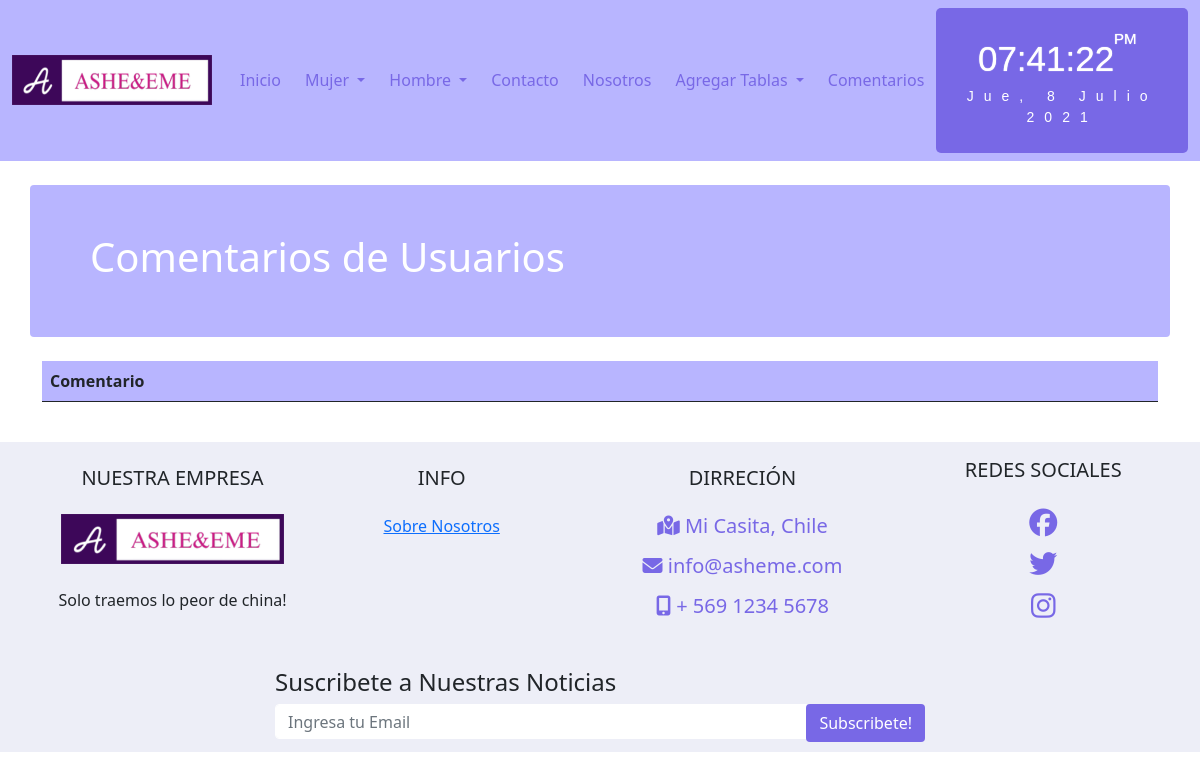
/comentarios/, run on an earlier commit of the app's database.
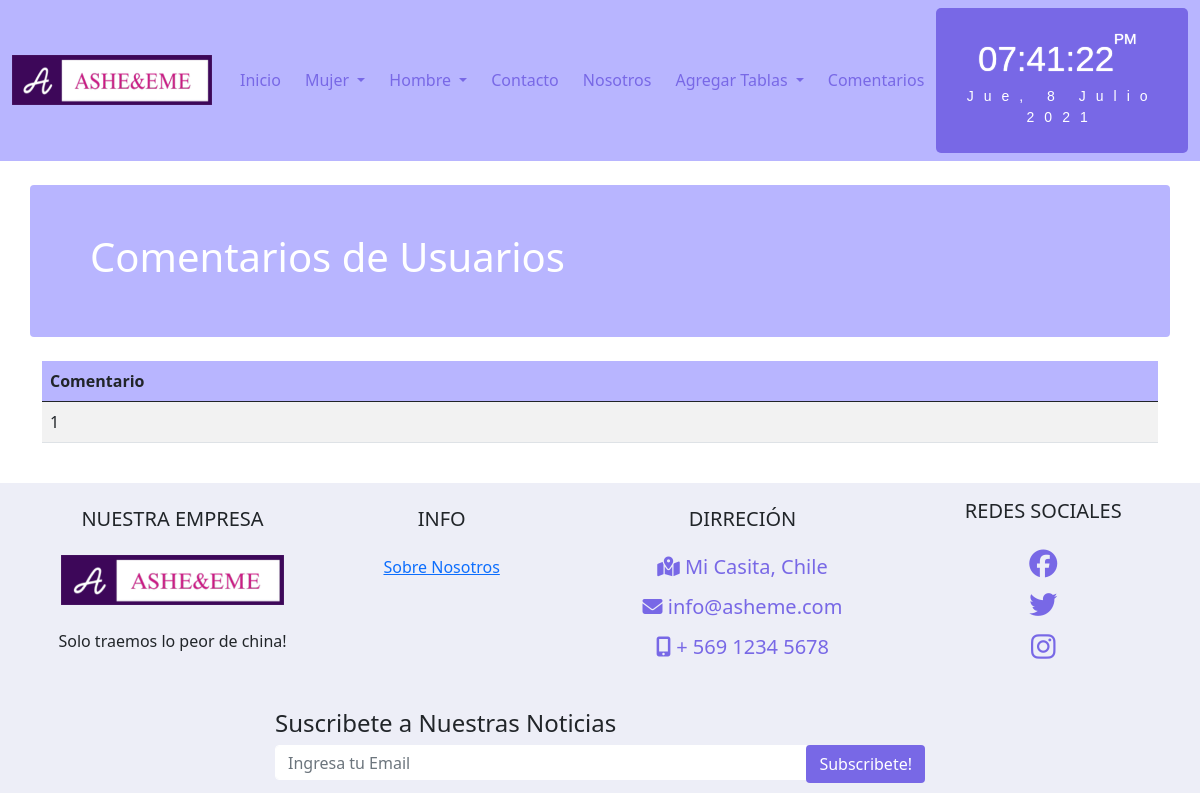
And on a later commit of the database.
### asheeme/models.py (models this page shows, shortened)
class Comentario(models.Model):
    idComentario = models.CharField(primary_key=True, max_length=10,verbose_name='Codigo')
    comentario = models.CharField(max_length=100, verbose_name='Comentario')
    class Meta:
        verbose_name = 'comentario'
        verbose_name_plural = 'comentarios'
        ordering = ["comentario"]

### asheeme/views.py (the view)
# urls.py: path('comentarios/', comentarios , name='comentarios'),
def comentarios(request):
    comentarios = Comentario.objects.all()
    return render(request, "asheeme/comentarios.html", {'comentarios':comentarios})

### asheeme/templates/asheeme/comentarios.html (shortened to what this page needs)
{% extends 'asheeme/base.html' %}
{% load static %}
{% block content %}
    <div class="container justify-content-center">
        <div class="row  text-white rounded p-5 mt-4 mb-4" style="background-color: #b8b5ff;">
            <h1>Comentarios de Usuarios</h1>
        </div>
        <div class="row">
            <div class="table-responsive">
                <table id="tabla_productos" class="table table-striped table-hover" >
                    <thead >
                        <tr class="table" style="background-color: #b8b5ff;">
                            <th>Comentario</th>
                        </tr>
                    </thead>
                    <tbody>
                        {% for x in comentarios %}
                            <tr>
                                <td>{{x.comentario}}</td>
                            </tr>
                        {% endfor %}
                    </tbody>
                </table>
            </div>
        </div>
    </div>
{% endblock %}

What changed in the data, as far as the page shows it:
added Comentario: comentario "1"
